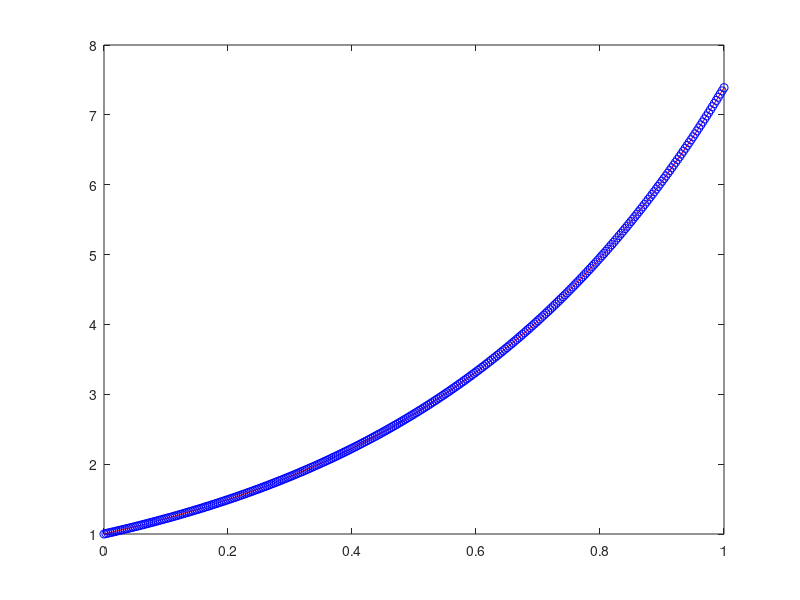

This figure's MATLAB source:
clear all
close all

format long

%%%
% Improved Euler for ODE
% dy/dt = lambda y, [0,1]
% y(0) = y_0

% check error
%%%

lambda = 2;
y0 = 1;


%Mid-point rule
Error = []; 

for N = [10 20 40 80 160 320]
    h = 1/N;
    x = [0:h:1];
    %exact solution
    y = y0*exp(lambda*x);
    %Improved Euler
    uf = zeros(1,N+1); 
    
    uf(1) = y0; 
    
    for n = 1:N
        k1 = lambda*uf(n);
        k2 = lambda*(uf(n)+0.5*h*k1);
        uf(n+1) = uf(n)+h*k2; 
    end
    
    plot(x,y,'r', x, uf, 'bo');
    Error = [Error; norm(uf-y,inf)];
    
    pause
    
end

Error 



pause
close all
%trapezoidal rule
Error = []; 

for N = [10 20 40 80 160 320]
    h = 1/N;
    x = [0:h:1];
    %exact solution
    y = y0*exp(lambda*x);
    %Improved Euler
    uf = zeros(1,N+1); 
    
    uf(1) = y0; 
    
    for n = 1:N
        k1 = lambda*uf(n);
        k2 = lambda*(uf(n)+h*k1);
        uf(n+1) = uf(n)+0.5*h*(k1+k2); 
    end
    
    plot(x,y,'r', x, uf, 'bo');
    Error = [Error; norm(uf-y,inf)];
    
    pause
    
end

Error 

%% general two-state method
alpha2 = 3/4;
alpha1 = 1-alpha2;
mu = 1/(2*alpha2);


pause
close all
%trapezoidal rule
Error = []; 

for N = [10 20 40 80 160 320]
    h = 1/N;
    x = [0:h:1];
    %exact solution
    y = y0*exp(lambda*x);
    %Improved Euler
    uf = zeros(1,N+1); 
    
    uf(1) = y0; 
    
    for n = 1:N
        k1 = lambda*uf(n);
        k2 = lambda*(uf(n)+mu*h*k1);
        uf(n+1) = uf(n)+h*(alpha1*k1+alpha2*k2); 
    end
    
    plot(x,y,'r', x, uf, 'bo');
    Error = [Error; norm(uf-y,inf)];
    
    pause
    
end

Error 

